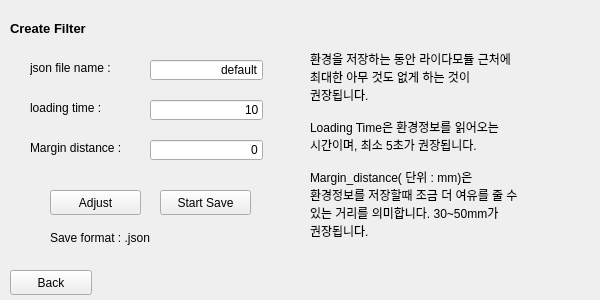
<?xml version="1.0" encoding="UTF-8"?>
<ui version="4.0">
 <class>EnvSetWindow</class>
 <widget class="QWidget" name="EnvSetWindow">
  <property name="geometry">
   <rect>
    <x>0</x>
    <y>0</y>
    <width>600</width>
    <height>300</height>
   </rect>
  </property>
  <property name="windowTitle">
   <string>Create Filter Window</string>
  </property>
  <widget class="QLabel" name="Label_title">
   <property name="geometry">
    <rect>
     <x>10</x>
     <y>20</y>
     <width>201</width>
     <height>16</height>
    </rect>
   </property>
   <property name="font">
    <font>
     <family>Arial</family>
     <pointsize>10</pointsize>
     <weight>75</weight>
     <bold>true</bold>
    </font>
   </property>
   <property name="text">
    <string>Create Filter</string>
   </property>
  </widget>
  <widget class="QLineEdit" name="Input_json">
   <property name="geometry">
    <rect>
     <x>150</x>
     <y>60</y>
     <width>113</width>
     <height>20</height>
    </rect>
   </property>
   <property name="accessibleName">
    <string/>
   </property>
   <property name="text">
    <string>default</string>
   </property>
   <property name="alignment">
    <set>Qt::AlignRight|Qt::AlignTrailing|Qt::AlignVCenter</set>
   </property>
  </widget>
  <widget class="QPushButton" name="Button_back">
   <property name="geometry">
    <rect>
     <x>10</x>
     <y>270</y>
     <width>82</width>
     <height>25</height>
    </rect>
   </property>
   <property name="text">
    <string>Back</string>
   </property>
  </widget>
  <widget class="QLabel" name="Label_json">
   <property name="geometry">
    <rect>
     <x>30</x>
     <y>60</y>
     <width>141</width>
     <height>16</height>
    </rect>
   </property>
   <property name="text">
    <string>json file name : </string>
   </property>
  </widget>
  <widget class="QLabel" name="Label_loadingtime">
   <property name="geometry">
    <rect>
     <x>30</x>
     <y>100</y>
     <width>91</width>
     <height>16</height>
    </rect>
   </property>
   <property name="text">
    <string>loading time :</string>
   </property>
  </widget>
  <widget class="QLineEdit" name="Input_loadingtime">
   <property name="geometry">
    <rect>
     <x>150</x>
     <y>100</y>
     <width>113</width>
     <height>20</height>
    </rect>
   </property>
   <property name="text">
    <string>10</string>
   </property>
   <property name="alignment">
    <set>Qt::AlignRight|Qt::AlignTrailing|Qt::AlignVCenter</set>
   </property>
  </widget>
  <widget class="QLabel" name="Label_margindist">
   <property name="geometry">
    <rect>
     <x>30</x>
     <y>140</y>
     <width>111</width>
     <height>16</height>
    </rect>
   </property>
   <property name="text">
    <string>Margin distance :</string>
   </property>
  </widget>
  <widget class="QLineEdit" name="Input_margindist">
   <property name="geometry">
    <rect>
     <x>150</x>
     <y>140</y>
     <width>113</width>
     <height>20</height>
    </rect>
   </property>
   <property name="text">
    <string>0</string>
   </property>
   <property name="alignment">
    <set>Qt::AlignRight|Qt::AlignTrailing|Qt::AlignVCenter</set>
   </property>
  </widget>
  <widget class="QPushButton" name="Button_adjust">
   <property name="geometry">
    <rect>
     <x>50</x>
     <y>190</y>
     <width>91</width>
     <height>25</height>
    </rect>
   </property>
   <property name="text">
    <string>Adjust</string>
   </property>
  </widget>
  <widget class="QLabel" name="Label_explain">
   <property name="geometry">
    <rect>
     <x>310</x>
     <y>50</y>
     <width>221</width>
     <height>201</height>
    </rect>
   </property>
   <property name="lineWidth">
    <number>0</number>
   </property>
   <property name="text">
    <string>환경을 저장하는 동안 라이다모듈 근처에 최대한 아무 것도 없게 하는 것이 권장됩니다.

Loading Time은 환경정보를 읽어오는 시간이며, 최소 5초가 권장됩니다.

Margin_distance( 단위 : mm)은
환경정보를 저장할때 조금 더 여유를 줄 수 있는 거리를 의미합니다. 30~50mm가 권장됩니다.</string>
   </property>
   <property name="textFormat">
    <enum>Qt::AutoText</enum>
   </property>
   <property name="alignment">
    <set>Qt::AlignLeading|Qt::AlignLeft|Qt::AlignTop</set>
   </property>
   <property name="wordWrap">
    <bool>true</bool>
   </property>
  </widget>
  <widget class="QPushButton" name="Button_save">
   <property name="geometry">
    <rect>
     <x>160</x>
     <y>190</y>
     <width>91</width>
     <height>25</height>
    </rect>
   </property>
   <property name="text">
    <string>Start Save</string>
   </property>
  </widget>
  <widget class="QLabel" name="Label_saveformat">
   <property name="geometry">
    <rect>
     <x>50</x>
     <y>230</y>
     <width>201</width>
     <height>16</height>
    </rect>
   </property>
   <property name="text">
    <string>Save format : &lt;file_name&gt;.json</string>
   </property>
  </widget>
 </widget>
 <resources/>
 <connections/>
</ui>
